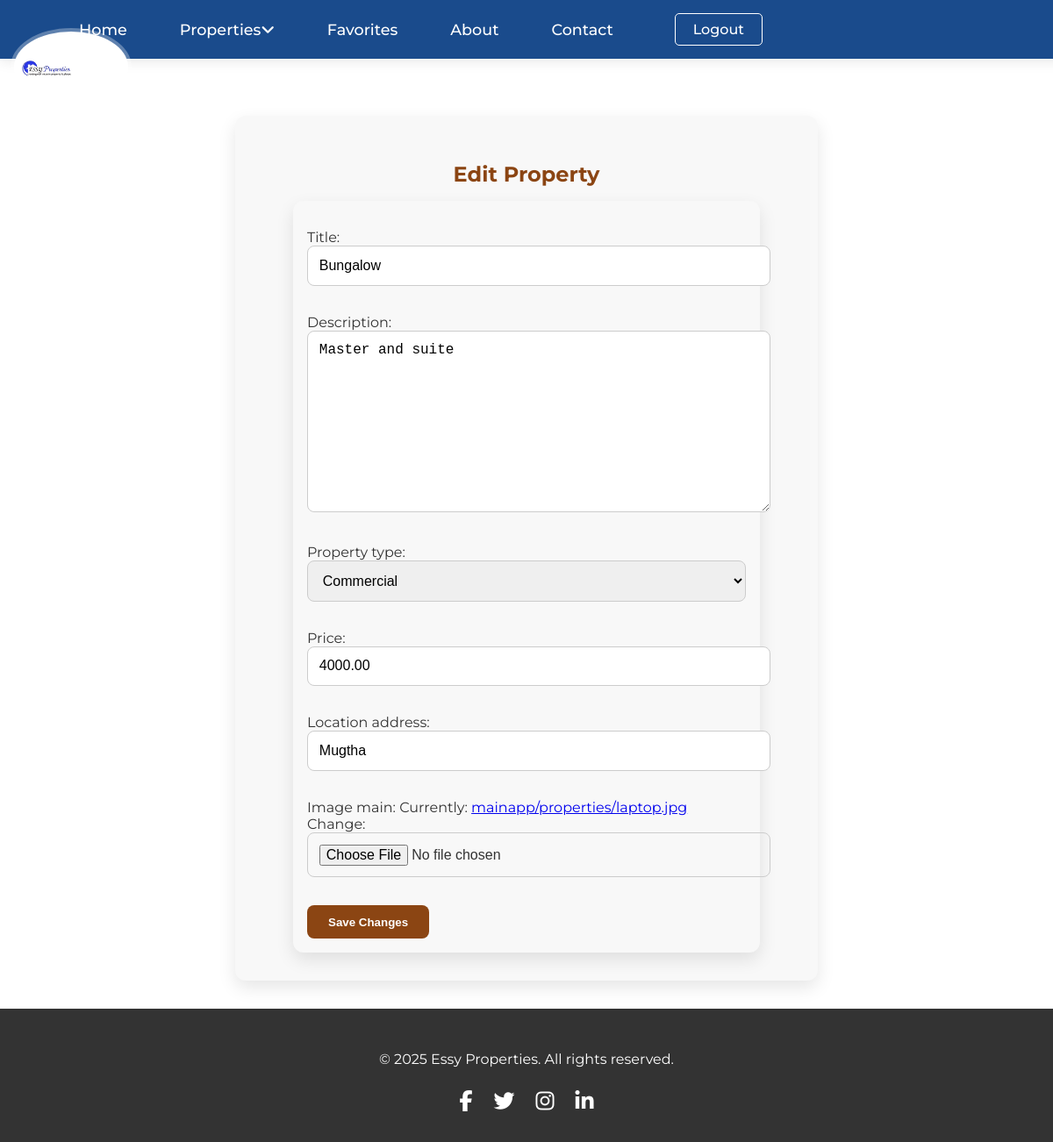
Page /seller/properties/12/edit/ (signed in) on the committed database.
### mainapp/models.py (models this page shows, shortened)
class Property(models.Model):
    PROPERTY_TYPES = (
        ('house', 'House'),
        ('apartment', 'Apartment'),
        ('commercial', 'Commercial'),
        ('land', 'Land'),
    )
    seller = models.ForeignKey(SellerProfile, on_delete=models.CASCADE, related_name='properties')
    title = models.CharField(max_length=200)
    description = models.TextField()
    property_type = models.CharField(max_length=50, choices=PROPERTY_TYPES)
    price = models.DecimalField(max_digits=12, decimal_places=2)
    location_address = models.CharField(max_length=255)
    latitude = models.DecimalField(max_digits=9, decimal_places=6, blank=True, null=True)
    longitude = models.DecimalField(max_digits=9, decimal_places=6, blank=True, null=True)
    image_main = models.ImageField(upload_to='mainapp/properties/')
    image_gallery_1 = models.ImageField(upload_to='mainapp/properties/', blank=True, null=True)
    image_gallery_2 = models.ImageField(upload_to='mainapp/properties/', blank=True, null=True)
    image_gallery_3 = models.ImageField(upload_to='mainapp/properties/', blank=True, null=True)
    amenities = models.TextField(blank=True, null=True)
    floor_plan = models.FileField(upload_to='mainapp/floorplans/', blank=True, null=True)
    is_available = models.BooleanField(default=True)
    view_count = models.PositiveIntegerField(default=0)
    created_at = models.DateTimeField(auto_now_add=True)
    updated_at = models.DateTimeField(auto_now=True)

### mainapp/views.py (the view)
# urls.py: path('seller/properties/<int:pk>/edit/', views.edit_property, name='edit_property'),
@login_required
def edit_property(request, pk):
    prop = get_object_or_404(Property, pk=pk, seller__user=request.user)
    if request.method == "POST":
        form = PropertyForm(request.POST, request.FILES, instance=prop)
        if form.is_valid():
            form.save()
            messages.success(request, "Property updated!")
            return redirect('seller_dashboard')
    else:
        form = PropertyForm(instance=prop)
    return render(request, 'mainapp/edit_property.html', {'form': form})

### mainapp/forms.py
class PropertyForm(forms.ModelForm):
    class Meta:
        model = Property
        fields = [
            'title', 'description', 'property_type', 'price',
            'location_address', 'image_main'
        ]

### mainapp/templates/mainapp/edit_property.html (shortened to what this page needs)
{% extends 'mainapp/base.html' %}
{% load static %}
{% block content %}
<div style="max-width:600px; margin:2rem auto; padding:2rem; background:#f8f8f8; border-radius:12px; box-shadow:0 8px 20px rgba(0,0,0,0.1); text-align:center;">
  <h2 style="color:#8B4513; margin-bottom:1rem;">Edit Property</h2>
  <form method="post" enctype="multipart/form-data" style="text-align:left;">
    {{ form.as_p }}
    <button type="submit" style="padding:0.7rem 1.5rem; background:#8B4513; color:white; border:none; border-radius:8px; cursor:pointer;">Save Changes</button>
  </form>
</div>
{% endblock content %}

### static/mainapp/css/mobile.css (style rules this page uses)
body { margin: 0; font-family: Arial, sans-serif; background-color: #fff; color: #333; }
form { width: 100%; max-width: 500px; margin: 0 auto; padding: 1rem; background: #f8f8f8; border-radius: 12px; box-shadow: 0 8px 20px rgba(0, 0, 0, 0.1); }
input, textarea, select { width: 100%; padding: 0.8rem; margin-bottom: 1rem; border: 1px solid #ccc; border-radius: 8px; font-size: 1rem; }
button { background: #8B4513; color: white; border: none; padding: 0.8rem 1.5rem; border-radius: 8px; font-weight: bold; cursor: pointer; transition: background 0.3s ease; }

### rows in the picture
Property: title "Bungalow", description "Master and suite", property_type "Commercial", price "4000.00", location_address "Mugtha"
